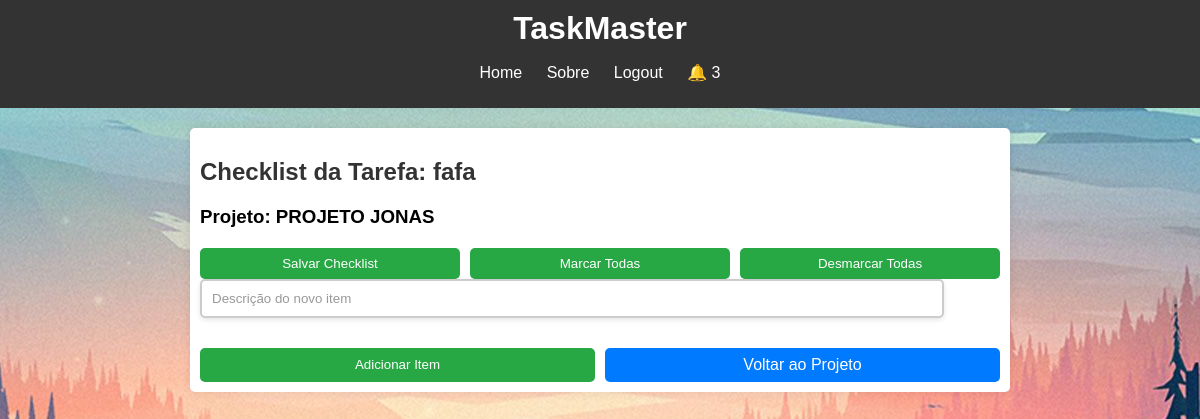
Before: /checklist/1 (signed in) with the older database file.
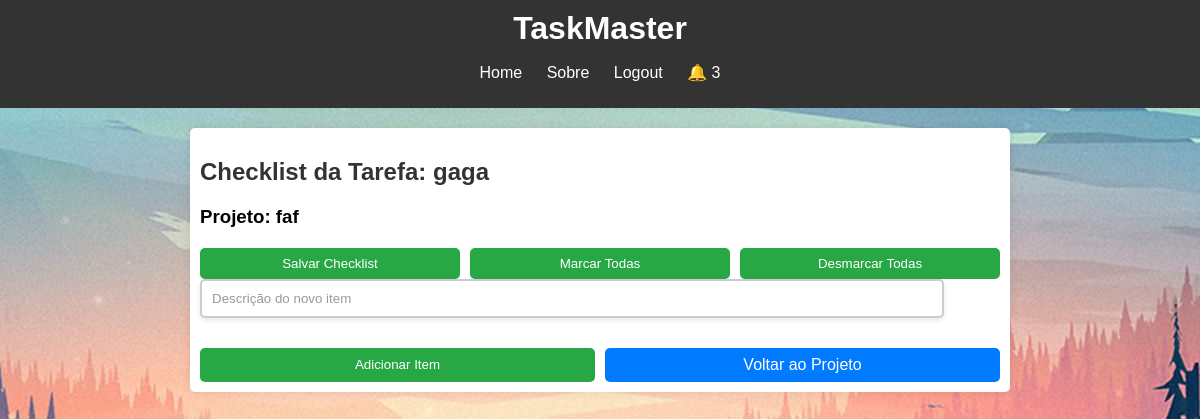
After: the same page with the newer database file.
### website/models.py (models this page shows)
class Task(db.Model):
    __tablename__ = 'task'
    id_task = db.Column(db.Integer, primary_key=True)
    description = db.Column(db.String(255), nullable=False)
    status = db.Column(db.String(50), nullable=False)
    project_id = db.Column(db.Integer, db.ForeignKey('project.id'), nullable=False)
    importance = db.Column(db.Integer, nullable=False)
    ease = db.Column(db.Integer, nullable=False)
    priority = db.Column(db.Integer, nullable=False)
    completion_date = db.Column(db.Date, nullable=True)
    comment = db.Column(db.String(500), nullable=True)  # Comentário opcional
    drive_link = db.Column(db.String(500), nullable=True)  # Link opcional
    checklist_items = db.relationship('ChecklistItem', backref='task', cascade='all, delete-orphan')

class Project(db.Model):
    __tablename__ = 'project'
    id = db.Column(db.Integer, primary_key=True)
    nome_projeto = db.Column(db.String(100), nullable=False)
    user_id = db.Column(db.Integer, db.ForeignKey('usuario.id'), nullable=False)
    criador = db.relationship('Usuario', backref='projetos_criados')

### website/auth.py (the view)
@auth.route('/checklist/<int:task_id>', methods=['GET'])
@login_required
def checklist(task_id):
    tarefa = Task.query.get_or_404(task_id)
    projeto = Project.query.get_or_404(tarefa.project_id)
    return render_template('checklist.html', tarefa=tarefa, projeto=projeto)

### website/__init__.py (called while the page is built)
def create_app():
    app = Flask(__name__)
    app.config['SECRET_KEY'] = 'dev'
    app.config['SQLALCHEMY_DATABASE_URI'] = f'sqlite:///{DB_NAME}'
    db.init_app(app)
    from .views import views
    from .auth import auth
    app.register_blueprint(views, url_prefix='/')
    app.register_blueprint(auth, url_prefix='/')
    from .models import Usuario, Project
    create_db(app)
    login_manager = LoginManager()
    login_manager.login_view = 'auth.login'  # Rota de login se o usuário não estiver autenticado
    login_manager.init_app(app)
    @login_manager.user_loader
    def load_user(id):
        return Usuario.query.get(int(id))
    return app

### website/templates/checklist.html (shortened to what this page needs)
{% extends 'base.html' %}
{% block content %}
    <h2>Checklist da Tarefa: {{ tarefa.description }}</h2>
    <h3>Projeto: {{ projeto.nome_projeto }}</h3>
    <div class="checklist-container">
        <form method="POST" action="{{ url_for('auth.atualizar_checklist', task_id=tarefa.id_task, project_id=projeto.id) }}">
            <div class="button-group">
                <button type="submit">Salvar Checklist</button>
                <button type="button" id="marcar-todas">Marcar Todas</button>
                <button type="button" id="desmarcar-todas">Desmarcar Todas</button>
            </div>
        </form>
        <form method="POST" action="{{ url_for('auth.adicionar_item_checklist', task_id=tarefa.id_task) }}">
            <input type="text" name="descricao_item" placeholder="Descrição do novo item" required class="descricao-item-input">
            <div class="button-group">
                <button type="submit">Adicionar Item</button>
                <a href="{{ url_for('auth.gerenciar_projeto', project_id=projeto.id) }}" class="button-link">Voltar ao Projeto</a>
            </div>
        </form>
    </div>
{% endblock %}
{% block styles %}
    <link rel="stylesheet" href="{{ url_for('static', filename='checklist.css') }}">
{% endblock %}

Changed rows visible on the page:
removed Project: nome_projeto "PROJETO JONAS"
changed Task: description "fafa" → "gaga"
added Project: nome_projeto "faf"
